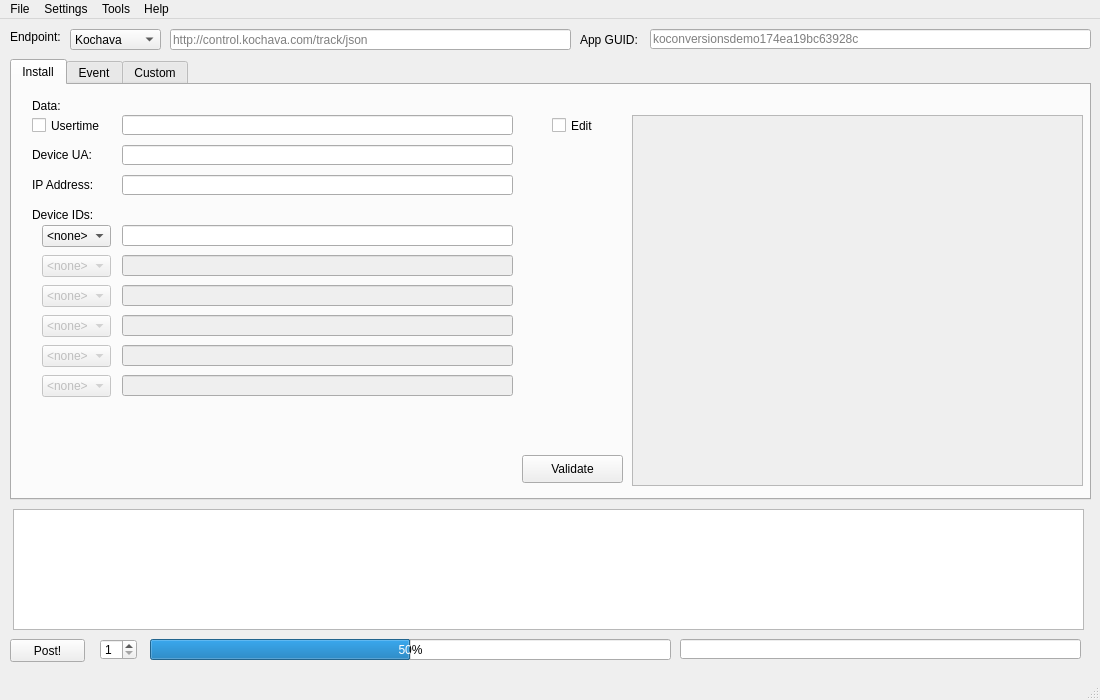
<?xml version="1.0" encoding="UTF-8"?>
<ui version="4.0">
 <class>MainWindow</class>
 <widget class="QMainWindow" name="MainWindow">
  <property name="geometry">
   <rect>
    <x>0</x>
    <y>0</y>
    <width>1100</width>
    <height>700</height>
   </rect>
  </property>
  <property name="minimumSize">
   <size>
    <width>1100</width>
    <height>700</height>
   </size>
  </property>
  <property name="maximumSize">
   <size>
    <width>1100</width>
    <height>700</height>
   </size>
  </property>
  <property name="windowTitle">
   <string>TAMTools v.01</string>
  </property>
  <property name="windowIcon">
   <iconset>
    <normaloff>../PycharmProjects/PyPosty/src/hammer-and-sickle-md.png</normaloff>../PycharmProjects/PyPosty/src/hammer-and-sickle-md.png</iconset>
  </property>
  <widget class="QWidget" name="centralwidget">
   <widget class="QPushButton" name="postButton">
    <property name="geometry">
     <rect>
      <x>10</x>
      <y>620</y>
      <width>75</width>
      <height>23</height>
     </rect>
    </property>
    <property name="text">
     <string>Post!</string>
    </property>
   </widget>
   <widget class="QTabWidget" name="tabWidget">
    <property name="geometry">
     <rect>
      <x>10</x>
      <y>40</y>
      <width>1081</width>
      <height>441</height>
     </rect>
    </property>
    <property name="toolTip">
     <string>&lt;html&gt;&lt;head/&gt;&lt;body&gt;&lt;p&gt;&lt;br/&gt;&lt;/p&gt;&lt;/body&gt;&lt;/html&gt;</string>
    </property>
    <property name="currentIndex">
     <number>0</number>
    </property>
    <widget class="QWidget" name="tab">
     <attribute name="title">
      <string>Install</string>
     </attribute>
     <widget class="QLabel" name="label_3">
      <property name="geometry">
       <rect>
        <x>20</x>
        <y>10</y>
        <width>47</width>
        <height>21</height>
       </rect>
      </property>
      <property name="text">
       <string>Data:</string>
      </property>
     </widget>
     <widget class="QCheckBox" name="installTabUsertimeCheck">
      <property name="geometry">
       <rect>
        <x>20</x>
        <y>30</y>
        <width>81</width>
        <height>21</height>
       </rect>
      </property>
      <property name="toolTip">
       <string>&lt;html&gt;&lt;head/&gt;&lt;body&gt;&lt;p&gt;&lt;span style=&quot; font-weight:600;&quot;&gt;ONLY ENABLE &lt;/span&gt;when you want an exact time. Default will use current time.&lt;/p&gt;&lt;/body&gt;&lt;/html&gt;</string>
      </property>
      <property name="text">
       <string>Usertime</string>
      </property>
     </widget>
     <widget class="QLineEdit" name="installTabUsertimeValue">
      <property name="geometry">
       <rect>
        <x>110</x>
        <y>30</y>
        <width>391</width>
        <height>20</height>
       </rect>
      </property>
     </widget>
     <widget class="QLabel" name="label_4">
      <property name="geometry">
       <rect>
        <x>20</x>
        <y>60</y>
        <width>81</width>
        <height>20</height>
       </rect>
      </property>
      <property name="frameShape">
       <enum>QFrame::NoFrame</enum>
      </property>
      <property name="text">
       <string>Device UA:</string>
      </property>
     </widget>
     <widget class="QLineEdit" name="installTabUserAgentValue">
      <property name="geometry">
       <rect>
        <x>110</x>
        <y>60</y>
        <width>391</width>
        <height>20</height>
       </rect>
      </property>
     </widget>
     <widget class="QLabel" name="label_5">
      <property name="geometry">
       <rect>
        <x>20</x>
        <y>90</y>
        <width>81</width>
        <height>20</height>
       </rect>
      </property>
      <property name="toolTip">
       <string>&lt;html&gt;&lt;head/&gt;&lt;body&gt;&lt;p&gt;Origination IP Address&lt;/p&gt;&lt;/body&gt;&lt;/html&gt;</string>
      </property>
      <property name="frameShape">
       <enum>QFrame::NoFrame</enum>
      </property>
      <property name="text">
       <string>IP Address:</string>
      </property>
     </widget>
     <widget class="QLineEdit" name="installTabIPValue">
      <property name="geometry">
       <rect>
        <x>110</x>
        <y>90</y>
        <width>391</width>
        <height>20</height>
       </rect>
      </property>
     </widget>
     <widget class="QLabel" name="label_6">
      <property name="geometry">
       <rect>
        <x>20</x>
        <y>120</y>
        <width>81</width>
        <height>20</height>
       </rect>
      </property>
      <property name="frameShape">
       <enum>QFrame::NoFrame</enum>
      </property>
      <property name="text">
       <string>Device IDs:</string>
      </property>
     </widget>
     <widget class="QLineEdit" name="installTabIDValue1">
      <property name="geometry">
       <rect>
        <x>110</x>
        <y>140</y>
        <width>391</width>
        <height>21</height>
       </rect>
      </property>
     </widget>
     <widget class="QPlainTextEdit" name="installTabPayloadPreview">
      <property name="enabled">
       <bool>false</bool>
      </property>
      <property name="geometry">
       <rect>
        <x>620</x>
        <y>30</y>
        <width>451</width>
        <height>371</height>
       </rect>
      </property>
      <property name="toolTip">
       <string>&lt;html&gt;&lt;head/&gt;&lt;body&gt;&lt;p&gt;JSON Payload Preview &lt;span style=&quot; font-weight:600;&quot;&gt;DO NOT EDIT &lt;/span&gt;unless you know what you're doing&lt;/p&gt;&lt;/body&gt;&lt;/html&gt;</string>
      </property>
      <property name="readOnly">
       <bool>true</bool>
      </property>
     </widget>
     <widget class="QCheckBox" name="installTabEditCheck">
      <property name="geometry">
       <rect>
        <x>540</x>
        <y>30</y>
        <width>70</width>
        <height>21</height>
       </rect>
      </property>
      <property name="toolTip">
       <string>&lt;html&gt;&lt;head/&gt;&lt;body&gt;&lt;p&gt;&lt;span style=&quot; font-weight:600;&quot;&gt;DO NOT CHECK&lt;/span&gt; unless you're familiar with JSON payloads&lt;/p&gt;&lt;/body&gt;&lt;/html&gt;</string>
      </property>
      <property name="text">
       <string>Edit</string>
      </property>
     </widget>
     <widget class="QComboBox" name="installTabIDSelect1">
      <property name="geometry">
       <rect>
        <x>30</x>
        <y>140</y>
        <width>69</width>
        <height>22</height>
       </rect>
      </property>
      <item>
       <property name="text">
        <string>&lt;none&gt;</string>
       </property>
      </item>
      <item>
       <property name="text">
        <string>IDFA</string>
       </property>
      </item>
      <item>
       <property name="text">
        <string>ADID</string>
       </property>
      </item>
      <item>
       <property name="text">
        <string>Android</string>
       </property>
      </item>
      <item>
       <property name="text">
        <string>MAC</string>
       </property>
      </item>
      <item>
       <property name="text">
        <string>IMEI</string>
       </property>
      </item>
      <item>
       <property name="text">
        <string>ODIN</string>
       </property>
      </item>
     </widget>
     <widget class="QComboBox" name="installTabIDSelect2">
      <property name="enabled">
       <bool>false</bool>
      </property>
      <property name="geometry">
       <rect>
        <x>30</x>
        <y>170</y>
        <width>69</width>
        <height>22</height>
       </rect>
      </property>
      <item>
       <property name="text">
        <string>&lt;none&gt;</string>
       </property>
      </item>
      <item>
       <property name="text">
        <string>IDFA</string>
       </property>
      </item>
      <item>
       <property name="text">
        <string>ADID</string>
       </property>
      </item>
      <item>
       <property name="text">
        <string>Android</string>
       </property>
      </item>
      <item>
       <property name="text">
        <string>MAC</string>
       </property>
      </item>
      <item>
       <property name="text">
        <string>IMEI</string>
       </property>
      </item>
      <item>
       <property name="text">
        <string>ODIN</string>
       </property>
      </item>
     </widget>
     <widget class="QComboBox" name="installTabIDSelect3">
      <property name="enabled">
       <bool>false</bool>
      </property>
      <property name="geometry">
       <rect>
        <x>30</x>
        <y>200</y>
        <width>69</width>
        <height>22</height>
       </rect>
      </property>
      <item>
       <property name="text">
        <string>&lt;none&gt;</string>
       </property>
      </item>
      <item>
       <property name="text">
        <string>IDFA</string>
       </property>
      </item>
      <item>
       <property name="text">
        <string>ADID</string>
       </property>
      </item>
      <item>
       <property name="text">
        <string>Android</string>
       </property>
      </item>
      <item>
       <property name="text">
        <string>MAC</string>
       </property>
      </item>
      <item>
       <property name="text">
        <string>IMEI</string>
       </property>
      </item>
      <item>
       <property name="text">
        <string>ODIN</string>
       </property>
      </item>
     </widget>
     <widget class="QComboBox" name="installTabIDSelect4">
      <property name="enabled">
       <bool>false</bool>
      </property>
      <property name="geometry">
       <rect>
        <x>30</x>
        <y>230</y>
        <width>69</width>
        <height>22</height>
       </rect>
      </property>
      <item>
       <property name="text">
        <string>&lt;none&gt;</string>
       </property>
      </item>
      <item>
       <property name="text">
        <string>IDFA</string>
       </property>
      </item>
      <item>
       <property name="text">
        <string>ADID</string>
       </property>
      </item>
      <item>
       <property name="text">
        <string>Android</string>
       </property>
      </item>
      <item>
       <property name="text">
        <string>MAC</string>
       </property>
      </item>
      <item>
       <property name="text">
        <string>IMEI</string>
       </property>
      </item>
      <item>
       <property name="text">
        <string>ODIN</string>
       </property>
      </item>
     </widget>
     <widget class="QComboBox" name="installTabIDSelect5">
      <property name="enabled">
       <bool>false</bool>
      </property>
      <property name="geometry">
       <rect>
        <x>30</x>
        <y>260</y>
        <width>69</width>
        <height>22</height>
       </rect>
      </property>
      <item>
       <property name="text">
        <string>&lt;none&gt;</string>
       </property>
      </item>
      <item>
       <property name="text">
        <string>IDFA</string>
       </property>
      </item>
      <item>
       <property name="text">
        <string>ADID</string>
       </property>
      </item>
      <item>
       <property name="text">
        <string>Android</string>
       </property>
      </item>
      <item>
       <property name="text">
        <string>MAC</string>
       </property>
      </item>
      <item>
       <property name="text">
        <string>IMEI</string>
       </property>
      </item>
      <item>
       <property name="text">
        <string>ODIN</string>
       </property>
      </item>
     </widget>
     <widget class="QComboBox" name="installTabIDSelect6">
      <property name="enabled">
       <bool>false</bool>
      </property>
      <property name="geometry">
       <rect>
        <x>30</x>
        <y>290</y>
        <width>69</width>
        <height>22</height>
       </rect>
      </property>
      <item>
       <property name="text">
        <string>&lt;none&gt;</string>
       </property>
      </item>
      <item>
       <property name="text">
        <string>IDFA</string>
       </property>
      </item>
      <item>
       <property name="text">
        <string>ADID</string>
       </property>
      </item>
      <item>
       <property name="text">
        <string>Android</string>
       </property>
      </item>
      <item>
       <property name="text">
        <string>MAC</string>
       </property>
      </item>
      <item>
       <property name="text">
        <string>IMEI</string>
       </property>
      </item>
      <item>
       <property name="text">
        <string>ODIN</string>
       </property>
      </item>
     </widget>
     <widget class="QLineEdit" name="installTabIDValue2">
      <property name="enabled">
       <bool>false</bool>
      </property>
      <property name="geometry">
       <rect>
        <x>110</x>
        <y>170</y>
        <width>391</width>
        <height>21</height>
       </rect>
      </property>
     </widget>
     <widget class="QLineEdit" name="installTabIDValue3">
      <property name="enabled">
       <bool>false</bool>
      </property>
      <property name="geometry">
       <rect>
        <x>110</x>
        <y>200</y>
        <width>391</width>
        <height>21</height>
       </rect>
      </property>
     </widget>
     <widget class="QLineEdit" name="installTabIDValue4">
      <property name="enabled">
       <bool>false</bool>
      </property>
      <property name="geometry">
       <rect>
        <x>110</x>
        <y>230</y>
        <width>391</width>
        <height>21</height>
       </rect>
      </property>
     </widget>
     <widget class="QLineEdit" name="installTabIDValue5">
      <property name="enabled">
       <bool>false</bool>
      </property>
      <property name="geometry">
       <rect>
        <x>110</x>
        <y>260</y>
        <width>391</width>
        <height>21</height>
       </rect>
      </property>
     </widget>
     <widget class="QLineEdit" name="installTabIDValue6">
      <property name="enabled">
       <bool>false</bool>
      </property>
      <property name="geometry">
       <rect>
        <x>110</x>
        <y>290</y>
        <width>391</width>
        <height>21</height>
       </rect>
      </property>
     </widget>
     <widget class="QPushButton" name="installTabValidateButton">
      <property name="geometry">
       <rect>
        <x>510</x>
        <y>370</y>
        <width>101</width>
        <height>28</height>
       </rect>
      </property>
      <property name="text">
       <string>Validate</string>
      </property>
     </widget>
    </widget>
    <widget class="QWidget" name="tab_2">
     <attribute name="title">
      <string>Event</string>
     </attribute>
     <widget class="QLabel" name="label_7">
      <property name="geometry">
       <rect>
        <x>20</x>
        <y>10</y>
        <width>47</width>
        <height>21</height>
       </rect>
      </property>
      <property name="text">
       <string>Data:</string>
      </property>
     </widget>
     <widget class="QCheckBox" name="eventTabUsertimeCheck">
      <property name="geometry">
       <rect>
        <x>20</x>
        <y>30</y>
        <width>81</width>
        <height>21</height>
       </rect>
      </property>
      <property name="toolTip">
       <string>&lt;html&gt;&lt;head/&gt;&lt;body&gt;&lt;p&gt;&lt;span style=&quot; font-weight:600;&quot;&gt;ONLY ENABLE &lt;/span&gt;when you want an exact time. Default will use current time.&lt;/p&gt;&lt;/body&gt;&lt;/html&gt;</string>
      </property>
      <property name="text">
       <string>Usertime</string>
      </property>
     </widget>
     <widget class="QLineEdit" name="lineEdit_13">
      <property name="geometry">
       <rect>
        <x>110</x>
        <y>30</y>
        <width>391</width>
        <height>20</height>
       </rect>
      </property>
     </widget>
     <widget class="QLabel" name="label_8">
      <property name="geometry">
       <rect>
        <x>20</x>
        <y>60</y>
        <width>81</width>
        <height>20</height>
       </rect>
      </property>
      <property name="frameShape">
       <enum>QFrame::NoFrame</enum>
      </property>
      <property name="text">
       <string>Device UA:</string>
      </property>
     </widget>
     <widget class="QLineEdit" name="eventTabUserAgentValue">
      <property name="geometry">
       <rect>
        <x>110</x>
        <y>60</y>
        <width>391</width>
        <height>20</height>
       </rect>
      </property>
     </widget>
     <widget class="QLabel" name="label_9">
      <property name="geometry">
       <rect>
        <x>20</x>
        <y>90</y>
        <width>71</width>
        <height>20</height>
       </rect>
      </property>
      <property name="toolTip">
       <string>&lt;html&gt;&lt;head/&gt;&lt;body&gt;&lt;p&gt;Origination IP Address&lt;/p&gt;&lt;/body&gt;&lt;/html&gt;</string>
      </property>
      <property name="frameShape">
       <enum>QFrame::NoFrame</enum>
      </property>
      <property name="text">
       <string>IP Address:</string>
      </property>
     </widget>
     <widget class="QLineEdit" name="eventTabIPValue">
      <property name="geometry">
       <rect>
        <x>110</x>
        <y>90</y>
        <width>391</width>
        <height>20</height>
       </rect>
      </property>
     </widget>
     <widget class="QLabel" name="label_10">
      <property name="geometry">
       <rect>
        <x>20</x>
        <y>120</y>
        <width>81</width>
        <height>20</height>
       </rect>
      </property>
      <property name="frameShape">
       <enum>QFrame::NoFrame</enum>
      </property>
      <property name="text">
       <string>Device IDs:</string>
      </property>
     </widget>
     <widget class="QComboBox" name="eventTabIDSelect1">
      <property name="geometry">
       <rect>
        <x>30</x>
        <y>140</y>
        <width>69</width>
        <height>22</height>
       </rect>
      </property>
      <item>
       <property name="text">
        <string>&lt;none&gt;</string>
       </property>
      </item>
      <item>
       <property name="text">
        <string>IDFA</string>
       </property>
      </item>
      <item>
       <property name="text">
        <string>ADID</string>
       </property>
      </item>
      <item>
       <property name="text">
        <string>Android</string>
       </property>
      </item>
      <item>
       <property name="text">
        <string>MAC</string>
       </property>
      </item>
      <item>
       <property name="text">
        <string>IMEI</string>
       </property>
      </item>
      <item>
       <property name="text">
        <string>ODIN</string>
       </property>
      </item>
     </widget>
     <widget class="QLineEdit" name="eventTabIDValue1">
      <property name="geometry">
       <rect>
        <x>110</x>
        <y>140</y>
        <width>391</width>
        <height>21</height>
       </rect>
      </property>
     </widget>
     <widget class="QComboBox" name="eventTabIDSelect2">
      <property name="enabled">
       <bool>false</bool>
      </property>
      <property name="geometry">
       <rect>
        <x>30</x>
        <y>170</y>
        <width>69</width>
        <height>22</height>
       </rect>
      </property>
      <item>
       <property name="text">
        <string>&lt;none&gt;</string>
       </property>
      </item>
      <item>
       <property name="text">
        <string>IDFA</string>
       </property>
      </item>
      <item>
       <property name="text">
        <string>ADID</string>
       </property>
      </item>
      <item>
       <property name="text">
        <string>Android</string>
       </property>
      </item>
      <item>
       <property name="text">
        <string>MAC</string>
       </property>
      </item>
      <item>
       <property name="text">
        <string>IMEI</string>
       </property>
      </item>
      <item>
       <property name="text">
        <string>ODIN</string>
       </property>
      </item>
     </widget>
     <widget class="QLineEdit" name="eventTabIDValue2">
      <property name="enabled">
       <bool>false</bool>
      </property>
      <property name="geometry">
       <rect>
        <x>110</x>
        <y>170</y>
        <width>391</width>
        <height>21</height>
       </rect>
      </property>
     </widget>
     <widget class="QPlainTextEdit" name="eventTabPayloadPreview">
      <property name="enabled">
       <bool>false</bool>
      </property>
      <property name="geometry">
       <rect>
        <x>620</x>
        <y>30</y>
        <width>451</width>
        <height>371</height>
       </rect>
      </property>
      <property name="toolTip">
       <string>&lt;html&gt;&lt;head/&gt;&lt;body&gt;&lt;p&gt;JSON Payload Preview &lt;span style=&quot; font-weight:600;&quot;&gt;DO NOT EDIT &lt;/span&gt;unless you know what you're doing&lt;/p&gt;&lt;/body&gt;&lt;/html&gt;</string>
      </property>
      <property name="readOnly">
       <bool>true</bool>
      </property>
     </widget>
     <widget class="QCheckBox" name="eventTabEditCheck">
      <property name="geometry">
       <rect>
        <x>540</x>
        <y>30</y>
        <width>70</width>
        <height>21</height>
       </rect>
      </property>
      <property name="toolTip">
       <string>&lt;html&gt;&lt;head/&gt;&lt;body&gt;&lt;p&gt;&lt;span style=&quot; font-weight:600;&quot;&gt;DO NOT CHECK&lt;/span&gt; unless you're familiar with JSON payloads&lt;/p&gt;&lt;/body&gt;&lt;/html&gt;</string>
      </property>
      <property name="text">
       <string>Edit</string>
      </property>
     </widget>
     <widget class="QLabel" name="label_11">
      <property name="geometry">
       <rect>
        <x>20</x>
        <y>200</y>
        <width>81</width>
        <height>20</height>
       </rect>
      </property>
      <property name="frameShape">
       <enum>QFrame::NoFrame</enum>
      </property>
      <property name="text">
       <string>Event Name:</string>
      </property>
     </widget>
     <widget class="QLineEdit" name="eventTabEventNameValue">
      <property name="geometry">
       <rect>
        <x>110</x>
        <y>200</y>
        <width>391</width>
        <height>20</height>
       </rect>
      </property>
     </widget>
     <widget class="QLabel" name="label_12">
      <property name="geometry">
       <rect>
        <x>20</x>
        <y>230</y>
        <width>81</width>
        <height>20</height>
       </rect>
      </property>
      <property name="frameShape">
       <enum>QFrame::NoFrame</enum>
      </property>
      <property name="text">
       <string>Event Data:</string>
      </property>
     </widget>
     <widget class="QTextEdit" name="eventTabEventDataValue">
      <property name="geometry">
       <rect>
        <x>110</x>
        <y>230</y>
        <width>391</width>
        <height>171</height>
       </rect>
      </property>
      <property name="placeholderText">
       <string>{ 	&quot;id&quot; : &quot;123&quot; 	&quot;name&quot; : &quot;test_item&quot; 	&quot;currency&quot; : &quot;USD&quot; 	&quot;sum&quot; : &quot;200&quot; }</string>
      </property>
     </widget>
     <widget class="QPushButton" name="eventTabValidateButton">
      <property name="geometry">
       <rect>
        <x>510</x>
        <y>370</y>
        <width>101</width>
        <height>28</height>
       </rect>
      </property>
      <property name="text">
       <string>Validate</string>
      </property>
     </widget>
    </widget>
    <widget class="QWidget" name="tab_3">
     <attribute name="title">
      <string>Custom</string>
     </attribute>
     <widget class="QTextEdit" name="customTabPayloadValue">
      <property name="geometry">
       <rect>
        <x>3</x>
        <y>40</y>
        <width>1071</width>
        <height>371</height>
       </rect>
      </property>
     </widget>
     <widget class="QRadioButton" name="customTabGETRadio">
      <property name="geometry">
       <rect>
        <x>10</x>
        <y>10</y>
        <width>51</width>
        <height>21</height>
       </rect>
      </property>
      <property name="text">
       <string>GET</string>
      </property>
     </widget>
     <widget class="QRadioButton" name="customTabPOSTRadio">
      <property name="geometry">
       <rect>
        <x>70</x>
        <y>10</y>
        <width>61</width>
        <height>21</height>
       </rect>
      </property>
      <property name="text">
       <string>POST</string>
      </property>
      <property name="checked">
       <bool>true</bool>
      </property>
     </widget>
     <widget class="QComboBox" name="customTabPayloadTypeValue">
      <property name="geometry">
       <rect>
        <x>130</x>
        <y>10</y>
        <width>211</width>
        <height>21</height>
       </rect>
      </property>
      <item>
       <property name="text">
        <string>JSON</string>
       </property>
      </item>
      <item>
       <property name="text">
        <string>HTML</string>
       </property>
      </item>
      <item>
       <property name="text">
        <string>XML</string>
       </property>
      </item>
     </widget>
     <widget class="QPushButton" name="customTabValidateButton">
      <property name="geometry">
       <rect>
        <x>350</x>
        <y>10</y>
        <width>101</width>
        <height>22</height>
       </rect>
      </property>
      <property name="text">
       <string>Validate</string>
      </property>
     </widget>
    </widget>
   </widget>
   <widget class="QTextEdit" name="serverResponseCodeAll">
    <property name="geometry">
     <rect>
      <x>13</x>
      <y>490</y>
      <width>1071</width>
      <height>121</height>
     </rect>
    </property>
    <property name="toolTip">
     <string>&lt;html&gt;&lt;head/&gt;&lt;body&gt;&lt;p&gt;Server response code window&lt;/p&gt;&lt;/body&gt;&lt;/html&gt;</string>
    </property>
    <property name="readOnly">
     <bool>true</bool>
    </property>
   </widget>
   <widget class="QSpinBox" name="postQtyValue">
    <property name="geometry">
     <rect>
      <x>100</x>
      <y>620</y>
      <width>37</width>
      <height>21</height>
     </rect>
    </property>
    <property name="minimum">
     <number>1</number>
    </property>
   </widget>
   <widget class="QProgressBar" name="progressBar">
    <property name="geometry">
     <rect>
      <x>150</x>
      <y>620</y>
      <width>521</width>
      <height>21</height>
     </rect>
    </property>
    <property name="autoFillBackground">
     <bool>false</bool>
    </property>
    <property name="value">
     <number>50</number>
    </property>
    <property name="orientation">
     <enum>Qt::Horizontal</enum>
    </property>
    <property name="invertedAppearance">
     <bool>false</bool>
    </property>
   </widget>
   <widget class="QLineEdit" name="statusCodeBar">
    <property name="geometry">
     <rect>
      <x>680</x>
      <y>620</y>
      <width>401</width>
      <height>20</height>
     </rect>
    </property>
    <property name="toolTip">
     <string>&lt;html&gt;&lt;head/&gt;&lt;body&gt;&lt;p&gt;Individual payload server response window&lt;/p&gt;&lt;/body&gt;&lt;/html&gt;</string>
    </property>
    <property name="readOnly">
     <bool>true</bool>
    </property>
   </widget>
   <widget class="QComboBox" name="endpointSelector">
    <property name="geometry">
     <rect>
      <x>70</x>
      <y>10</y>
      <width>91</width>
      <height>21</height>
     </rect>
    </property>
    <item>
     <property name="text">
      <string>Kochava</string>
     </property>
    </item>
    <item>
     <property name="text">
      <string>Custom</string>
     </property>
    </item>
   </widget>
   <widget class="QLabel" name="label">
    <property name="geometry">
     <rect>
      <x>10</x>
      <y>10</y>
      <width>61</width>
      <height>16</height>
     </rect>
    </property>
    <property name="text">
     <string>Endpoint:</string>
    </property>
   </widget>
   <widget class="QLineEdit" name="endpointValue">
    <property name="geometry">
     <rect>
      <x>170</x>
      <y>10</y>
      <width>401</width>
      <height>21</height>
     </rect>
    </property>
    <property name="placeholderText">
     <string>http://control.kochava.com/track/json</string>
    </property>
   </widget>
   <widget class="QLabel" name="label_2">
    <property name="geometry">
     <rect>
      <x>580</x>
      <y>10</y>
      <width>61</width>
      <height>21</height>
     </rect>
    </property>
    <property name="text">
     <string>App GUID:</string>
    </property>
   </widget>
   <widget class="QLineEdit" name="appGUIDValue">
    <property name="geometry">
     <rect>
      <x>650</x>
      <y>10</y>
      <width>441</width>
      <height>20</height>
     </rect>
    </property>
    <property name="placeholderText">
     <string>koconversionsdemo174ea19bc63928c</string>
    </property>
   </widget>
  </widget>
  <widget class="QMenuBar" name="menubar">
   <property name="geometry">
    <rect>
     <x>0</x>
     <y>0</y>
     <width>1100</width>
     <height>26</height>
    </rect>
   </property>
   <widget class="QMenu" name="menuMenu">
    <property name="title">
     <string>File</string>
    </property>
    <widget class="QMenu" name="menuSave">
     <property name="title">
      <string>Save</string>
     </property>
     <addaction name="actionSave_All"/>
     <addaction name="actionSave_As_2"/>
    </widget>
    <addaction name="actionOpen"/>
    <addaction name="menuSave"/>
    <addaction name="separator"/>
    <addaction name="actionQuit"/>
   </widget>
   <widget class="QMenu" name="menuSettings">
    <property name="title">
     <string>Settings</string>
    </property>
    <addaction name="actionGlobals"/>
    <addaction name="separator"/>
    <addaction name="actionDebug"/>
   </widget>
   <widget class="QMenu" name="menuHelp">
    <property name="title">
     <string>Help</string>
    </property>
    <addaction name="actionTutorial"/>
   </widget>
   <widget class="QMenu" name="menuTools">
    <property name="title">
     <string>Tools</string>
    </property>
    <addaction name="actionUrl_Parser"/>
    <addaction name="actionJSON_Parser"/>
   </widget>
   <addaction name="menuMenu"/>
   <addaction name="menuSettings"/>
   <addaction name="menuTools"/>
   <addaction name="menuHelp"/>
  </widget>
  <widget class="QStatusBar" name="statusbar"/>
  <action name="actionOpen">
   <property name="text">
    <string>Open...</string>
   </property>
  </action>
  <action name="actionSave_As">
   <property name="text">
    <string>Save As...</string>
   </property>
  </action>
  <action name="actionSettings">
   <property name="text">
    <string>Settings</string>
   </property>
  </action>
  <action name="actionQuit">
   <property name="text">
    <string>Quit</string>
   </property>
  </action>
  <action name="actionGlobals">
   <property name="text">
    <string>Globals</string>
   </property>
  </action>
  <action name="actionDefaults">
   <property name="text">
    <string>Defaults</string>
   </property>
  </action>
  <action name="actionSave_All">
   <property name="text">
    <string>Save All</string>
   </property>
  </action>
  <action name="actionSave_As_2">
   <property name="text">
    <string>Save As...</string>
   </property>
  </action>
  <action name="actionTutorial">
   <property name="text">
    <string>Tutorial</string>
   </property>
  </action>
  <action name="actionDebug">
   <property name="checkable">
    <bool>true</bool>
   </property>
   <property name="text">
    <string>Debug</string>
   </property>
  </action>
  <action name="actionUrl_Parser">
   <property name="text">
    <string>Url Parser</string>
   </property>
  </action>
  <action name="actionJSON_Parser">
   <property name="text">
    <string>JSON Parser</string>
   </property>
  </action>
 </widget>
 <resources/>
 <connections/>
</ui>
